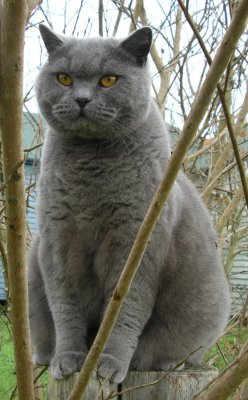
#> input picture practice/img/cat.jpg, 248 x 400 px
$ python imshow.py   (older library calls are emulated)
#> lines starting #> are read from the running program, lines starting #| are printed output that depends on the picture
import numpy as np
from scipy.misc import imread, imshow, imresize
import matplotlib.pyplot as plt

img = imread('img/cat.jpg')
#> img is the input picture: shape (400, 248, 3); mean R, G, B 117.6, 116.7, 103.4
img_tinted = imread('img/cat_tinted.jpg')
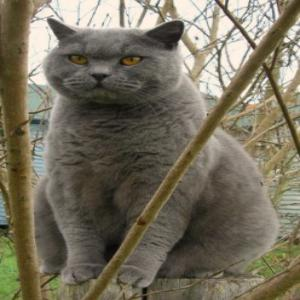
#> input picture practice/img/cat_tinted.jpg, 300 x 300 px
#> img_tinted is the input picture: shape (300, 300, 3); mean R, G, B 117.6, 111, 93.1

# Show original image
plt.subplot(1,2,1)
plt.imshow(img)

# Show tinted imag
plt.subplot( 1,2,2)
plt.imshow( img_tinted)


plt.show()
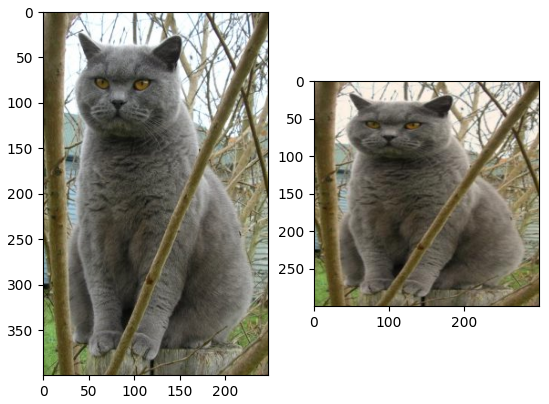
#> figure drawn by matplotlib, 2 panels
